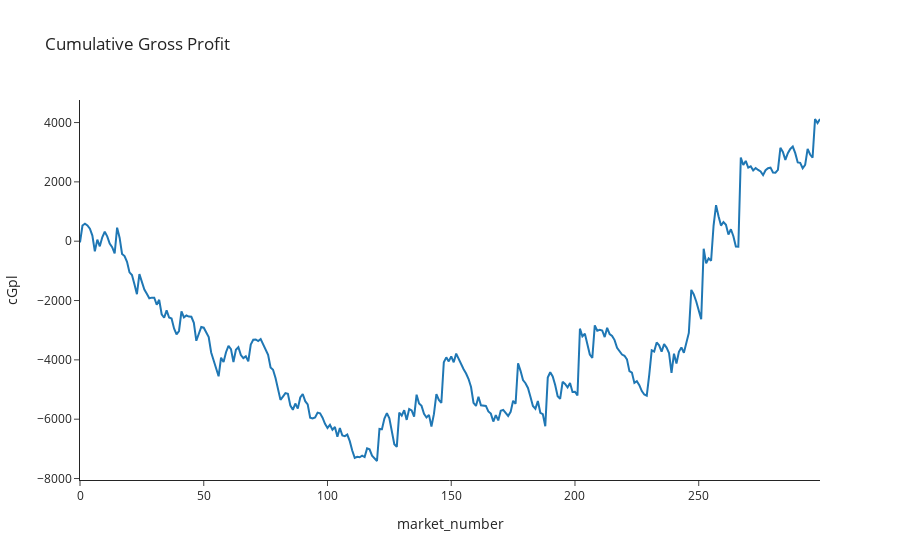

Notebook code cell kept with this figure:
### Code cell
output_eval(summary)
bet_eval_chart_cPl(summary)

### Figure 1 — Plotly figure (JSON) as saved in the notebook; plotly's stock layout.template omitted (floating-point values rounded to 4 significant figures; data arrays with more than 128 entries replaced by an {"elided": "..."} marker saying what was removed)
{"data": [{"hovertemplate": "market_number=%{x}<br>cGpl=%{y}<extra></extra>", "legendgroup": "", "line": {"color": "#1F77B4", "dash": "solid"}, "marker": {"symbol": "circle"}, "mode": "lines", "name": "", "orientation": "v", "showlegend": false, "type": "scatter", "x": {"elided": "300 int values"}, "xaxis": "x", "y": {"elided": "300 float values"}, "yaxis": "y"}], "layout": {"legend": {"tracegroupgap": 0}, "title": {"text": "Cumulative Gross Profit"}, "xaxis": {"anchor": "y", "domain": [0, 1], "title": {"text": "market_number"}}, "yaxis": {"anchor": "x", "domain": [0, 1], "title": {"text": "cGpl"}}}}
